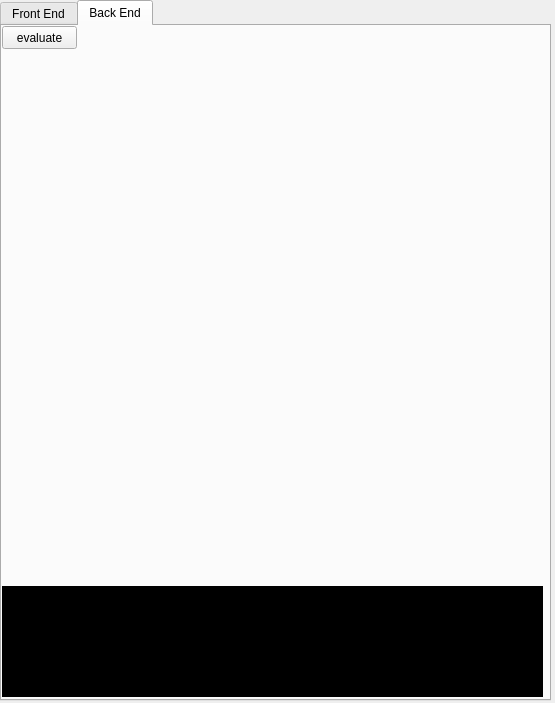
<?xml version="1.0" encoding="UTF-8"?>
<ui version="4.0">
 <class>scriptwidget</class>
 <widget class="QWidget" name="scriptwidget">
  <property name="geometry">
   <rect>
    <x>0</x>
    <y>0</y>
    <width>555</width>
    <height>703</height>
   </rect>
  </property>
  <property name="mouseTracking">
   <bool>true</bool>
  </property>
  <property name="acceptDrops">
   <bool>true</bool>
  </property>
  <property name="windowTitle">
   <string>scriptwidget</string>
  </property>
  <widget class="QTabWidget" name="tabWidget">
   <property name="geometry">
    <rect>
     <x>0</x>
     <y>0</y>
     <width>551</width>
     <height>701</height>
    </rect>
   </property>
   <property name="currentIndex">
    <number>1</number>
   </property>
   <widget class="QWidget" name="tab">
    <attribute name="title">
     <string>Front End</string>
    </attribute>
    <widget class="QWidget" name="horizontalLayoutWidget">
     <property name="geometry">
      <rect>
       <x>0</x>
       <y>0</y>
       <width>371</width>
       <height>241</height>
      </rect>
     </property>
     <layout class="QHBoxLayout" name="horizontalLayout">
      <item>
       <layout class="QVBoxLayout" name="verticalLayout">
        <item>
         <widget class="QLabel" name="label">
          <property name="text">
           <string>val1</string>
          </property>
          <property name="alignment">
           <set>Qt::AlignLeading|Qt::AlignLeft|Qt::AlignTop</set>
          </property>
         </widget>
        </item>
        <item>
         <widget class="QLabel" name="label_5">
          <property name="text">
           <string>val2</string>
          </property>
          <property name="alignment">
           <set>Qt::AlignLeading|Qt::AlignLeft|Qt::AlignTop</set>
          </property>
         </widget>
        </item>
        <item>
         <widget class="QLabel" name="label_3">
          <property name="text">
           <string>val3</string>
          </property>
          <property name="alignment">
           <set>Qt::AlignLeading|Qt::AlignLeft|Qt::AlignTop</set>
          </property>
         </widget>
        </item>
        <item>
         <widget class="QLabel" name="label_6">
          <property name="text">
           <string>val4</string>
          </property>
          <property name="alignment">
           <set>Qt::AlignLeading|Qt::AlignLeft|Qt::AlignTop</set>
          </property>
         </widget>
        </item>
        <item>
         <widget class="QLabel" name="label_4">
          <property name="text">
           <string>val5</string>
          </property>
          <property name="alignment">
           <set>Qt::AlignLeading|Qt::AlignLeft|Qt::AlignTop</set>
          </property>
         </widget>
        </item>
        <item>
         <widget class="QLabel" name="label_2">
          <property name="text">
           <string>val6</string>
          </property>
          <property name="alignment">
           <set>Qt::AlignLeading|Qt::AlignLeft|Qt::AlignTop</set>
          </property>
         </widget>
        </item>
       </layout>
      </item>
      <item>
       <layout class="QVBoxLayout" name="sliderset">
        <property name="sizeConstraint">
         <enum>QLayout::SetDefaultConstraint</enum>
        </property>
        <item>
         <widget class="QSlider" name="val1">
          <property name="sizePolicy">
           <sizepolicy hsizetype="Expanding" vsizetype="Fixed">
            <horstretch>0</horstretch>
            <verstretch>1</verstretch>
           </sizepolicy>
          </property>
          <property name="orientation">
           <enum>Qt::Horizontal</enum>
          </property>
          <property name="invertedAppearance">
           <bool>false</bool>
          </property>
          <property name="invertedControls">
           <bool>false</bool>
          </property>
         </widget>
        </item>
        <item>
         <widget class="QSlider" name="val2">
          <property name="sizePolicy">
           <sizepolicy hsizetype="Expanding" vsizetype="Fixed">
            <horstretch>0</horstretch>
            <verstretch>1</verstretch>
           </sizepolicy>
          </property>
          <property name="orientation">
           <enum>Qt::Horizontal</enum>
          </property>
          <property name="invertedAppearance">
           <bool>false</bool>
          </property>
          <property name="invertedControls">
           <bool>false</bool>
          </property>
         </widget>
        </item>
        <item>
         <widget class="QSlider" name="val3">
          <property name="sizePolicy">
           <sizepolicy hsizetype="Expanding" vsizetype="Fixed">
            <horstretch>0</horstretch>
            <verstretch>1</verstretch>
           </sizepolicy>
          </property>
          <property name="orientation">
           <enum>Qt::Horizontal</enum>
          </property>
          <property name="invertedAppearance">
           <bool>false</bool>
          </property>
          <property name="invertedControls">
           <bool>false</bool>
          </property>
         </widget>
        </item>
        <item>
         <widget class="QSlider" name="val4">
          <property name="sizePolicy">
           <sizepolicy hsizetype="Expanding" vsizetype="Fixed">
            <horstretch>0</horstretch>
            <verstretch>1</verstretch>
           </sizepolicy>
          </property>
          <property name="orientation">
           <enum>Qt::Horizontal</enum>
          </property>
          <property name="invertedAppearance">
           <bool>false</bool>
          </property>
          <property name="invertedControls">
           <bool>false</bool>
          </property>
         </widget>
        </item>
        <item>
         <widget class="QSlider" name="val5">
          <property name="sizePolicy">
           <sizepolicy hsizetype="Expanding" vsizetype="Fixed">
            <horstretch>0</horstretch>
            <verstretch>1</verstretch>
           </sizepolicy>
          </property>
          <property name="orientation">
           <enum>Qt::Horizontal</enum>
          </property>
          <property name="invertedAppearance">
           <bool>false</bool>
          </property>
          <property name="invertedControls">
           <bool>false</bool>
          </property>
         </widget>
        </item>
        <item>
         <widget class="QSlider" name="val6">
          <property name="sizePolicy">
           <sizepolicy hsizetype="Expanding" vsizetype="Fixed">
            <horstretch>0</horstretch>
            <verstretch>1</verstretch>
           </sizepolicy>
          </property>
          <property name="orientation">
           <enum>Qt::Horizontal</enum>
          </property>
          <property name="invertedAppearance">
           <bool>false</bool>
          </property>
          <property name="invertedControls">
           <bool>false</bool>
          </property>
         </widget>
        </item>
       </layout>
      </item>
     </layout>
    </widget>
   </widget>
   <widget class="QWidget" name="tab_2">
    <attribute name="title">
     <string>Back End</string>
    </attribute>
    <widget class="QPushButton" name="evalbutton">
     <property name="geometry">
      <rect>
       <x>0</x>
       <y>0</y>
       <width>75</width>
       <height>23</height>
      </rect>
     </property>
     <property name="text">
      <string>evaluate</string>
     </property>
    </widget>
    <widget class="QWidget" name="verticalLayoutWidget">
     <property name="geometry">
      <rect>
       <x>0</x>
       <y>30</y>
       <width>541</width>
       <height>521</height>
      </rect>
     </property>
     <layout class="QVBoxLayout" name="vertlayout"/>
    </widget>
    <widget class="QListWidget" name="listener">
     <property name="geometry">
      <rect>
       <x>0</x>
       <y>560</y>
       <width>541</width>
       <height>111</height>
      </rect>
     </property>
     <property name="styleSheet">
      <string notr="true">background-color: rgb(0, 0, 0);
color: rgb(85, 255, 127);</string>
     </property>
    </widget>
   </widget>
  </widget>
 </widget>
 <layoutdefault spacing="6" margin="11"/>
 <resources/>
 <connections/>
</ui>
